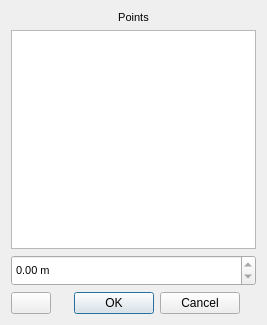
<?xml version="1.0" encoding="UTF-8"?>
<ui version="4.0">
 <class>Dialog</class>
 <widget class="QDialog" name="Dialog">
  <property name="geometry">
   <rect>
    <x>0</x>
    <y>0</y>
    <width>267</width>
    <height>325</height>
   </rect>
  </property>
  <property name="windowTitle">
   <string>Get Distance</string>
  </property>
  <layout class="QVBoxLayout" name="verticalLayout">
   <item>
    <widget class="QLabel" name="label">
     <property name="font">
      <font>
       <pointsize>8</pointsize>
      </font>
     </property>
     <property name="text">
      <string>Points</string>
     </property>
     <property name="alignment">
      <set>Qt::AlignCenter</set>
     </property>
    </widget>
   </item>
   <item>
    <widget class="QListWidget" name="point_list"/>
   </item>
   <item>
    <widget class="QDoubleSpinBox" name="dist">
     <property name="enabled">
      <bool>true</bool>
     </property>
     <property name="minimumSize">
      <size>
       <width>0</width>
       <height>31</height>
      </size>
     </property>
     <property name="font">
      <font>
       <pointsize>8</pointsize>
       <weight>50</weight>
       <italic>false</italic>
       <bold>false</bold>
       <strikeout>false</strikeout>
      </font>
     </property>
     <property name="readOnly">
      <bool>true</bool>
     </property>
     <property name="suffix">
      <string> m</string>
     </property>
     <property name="maximum">
      <double>10000.000000000000000</double>
     </property>
    </widget>
   </item>
   <item>
    <layout class="QHBoxLayout" name="horizontalLayout">
     <item>
      <widget class="QPushButton" name="show_button">
       <property name="text">
        <string/>
       </property>
       <property name="icon">
        <iconset resource="../../resource.qrc">
         <normaloff>:/cfactor/images/show.svg</normaloff>:/cfactor/images/show.svg</iconset>
       </property>
       <property name="iconSize">
        <size>
         <width>20</width>
         <height>20</height>
        </size>
       </property>
      </widget>
     </item>
     <item>
      <widget class="QDialogButtonBox" name="buttonBox">
       <property name="orientation">
        <enum>Qt::Horizontal</enum>
       </property>
       <property name="standardButtons">
        <set>QDialogButtonBox::Cancel|QDialogButtonBox::Ok</set>
       </property>
       <property name="centerButtons">
        <bool>true</bool>
       </property>
      </widget>
     </item>
    </layout>
   </item>
  </layout>
 </widget>
 <resources>
  <include location="../../resource.qrc"/>
 </resources>
 <connections>
  <connection>
   <sender>buttonBox</sender>
   <signal>accepted()</signal>
   <receiver>Dialog</receiver>
   <slot>accept()</slot>
   <hints>
    <hint type="sourcelabel">
     <x>248</x>
     <y>254</y>
    </hint>
    <hint type="destinationlabel">
     <x>157</x>
     <y>274</y>
    </hint>
   </hints>
  </connection>
  <connection>
   <sender>buttonBox</sender>
   <signal>rejected()</signal>
   <receiver>Dialog</receiver>
   <slot>reject()</slot>
   <hints>
    <hint type="sourcelabel">
     <x>316</x>
     <y>260</y>
    </hint>
    <hint type="destinationlabel">
     <x>286</x>
     <y>274</y>
    </hint>
   </hints>
  </connection>
 </connections>
</ui>
